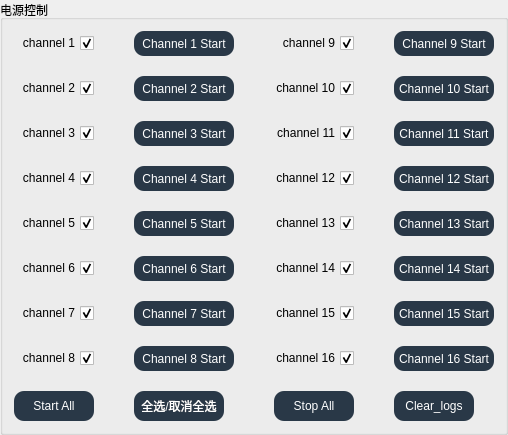
         <widget class="QGroupBox" name="groupBox_power_on_off">
          <property name="title">
           <string>电源控制</string>
          </property>
          <layout class="QHBoxLayout" name="horizontalLayout_6">
           <item>
            <layout class="QGridLayout" name="gridLayout_10">
             <property name="sizeConstraint">
              <enum>QLayout::SetDefaultConstraint</enum>
             </property>
             <property name="rightMargin">
              <number>0</number>
             </property>
             <property name="horizontalSpacing">
              <number>40</number>
             </property>
             <property name="verticalSpacing">
              <number>20</number>
             </property>
             <item row="2" column="2">
              <widget class="QCheckBox" name="checkBox_power_1_channel_11">
               <property name="minimumSize">
                <size>
                 <width>80</width>
                 <height>20</height>
                </size>
               </property>
               <property name="maximumSize">
                <size>
                 <width>80</width>
                 <height>20</height>
                </size>
               </property>
               <property name="layoutDirection">
                <enum>Qt::RightToLeft</enum>
               </property>
               <property name="text">
                <string>channel 11</string>
               </property>
               <property name="checked">
                <bool>true</bool>
               </property>
              </widget>
             </item>
             <item row="2" column="1">
              <widget class="QPushButton" name="pushButton_power_1_channel_3">
               <property name="minimumSize">
                <size>
                 <width>100</width>
                 <height>25</height>
                </size>
               </property>
               <property name="maximumSize">
                <size>
                 <width>100</width>
                 <height>25</height>
                </size>
               </property>
               <property name="styleSheet">
                <string notr="true">#pushButton_power_1_channel_3 {
 background-color: #293847;
color:rgb(255, 255, 255);
border-radius: 10px;
}

#pushButton_power_1_channel_3:pressed {
background-color: #C0C0C0;
color:rgb(255, 255, 255);
border-radius: 10px;
}</string>
               </property>
               <property name="text">
                <string>Channel 3 Start</string>
               </property>
               <property name="autoRepeatDelay">
                <number>300</number>
               </property>
              </widget>
             </item>
             <item row="0" column="2">
              <widget class="QCheckBox" name="checkBox_power_1_channel_9">
               <property name="minimumSize">
                <size>
                 <width>80</width>
                 <height>20</height>
                </size>
               </property>
               <property name="maximumSize">
                <size>
                 <width>80</width>
                 <height>20</height>
                </size>
               </property>
               <property name="layoutDirection">
                <enum>Qt::RightToLeft</enum>
               </property>
               <property name="text">
                <string>channel 9</string>
               </property>
               <property name="checked">
                <bool>true</bool>
               </property>
              </widget>
             </item>
             <item row="3" column="0">
              <widget class="QCheckBox" name="checkBox_power_1_channel_4">
               <property name="minimumSize">
                <size>
                 <width>80</width>
                 <height>20</height>
                </size>
               </property>
               <property name="maximumSize">
                <size>
                 <width>80</width>
                 <height>20</height>
                </size>
               </property>
               <property name="layoutDirection">
                <enum>Qt::RightToLeft</enum>
               </property>
               <property name="text">
                <string>channel 4</string>
               </property>
               <property name="checked">
                <bool>true</bool>
               </property>
              </widget>
             </item>
             <item row="4" column="2">
              <widget class="QCheckBox" name="checkBox_power_1_channel_13">
               <property name="minimumSize">
                <size>
                 <width>80</width>
                 <height>20</height>
                </size>
               </property>
               <property name="maximumSize">
                <size>
                 <width>80</width>
                 <height>20</height>
                </size>
               </property>
               <property name="layoutDirection">
                <enum>Qt::RightToLeft</enum>
               </property>
               <property name="text">
                <string>channel 13</string>
               </property>
               <property name="checked">
                <bool>true</bool>
               </property>
              </widget>
             </item>
             <item row="1" column="3">
              <widget class="QPushButton" name="pushButton_power_1_channel_10">
               <property name="minimumSize">
                <size>
                 <width>100</width>
                 <height>25</height>
                </size>
               </property>
               <property name="maximumSize">
                <size>
                 <width>100</width>
                 <height>25</height>
                </size>
               </property>
               <property name="styleSheet">
                <string notr="true">#pushButton_power_1_channel_10 {
 background-color: #293847;
color:rgb(255, 255, 255);
border-radius: 10px;
}

#pushButton_power_1_channel_10:pressed {
background-color: #C0C0C0;
color:rgb(255, 255, 255);
border-radius: 10px;
}</string>
               </property>
               <property name="text">
                <string>Channel 10 Start</string>
               </property>
              </widget>
             </item>
             <item row="6" column="3">
              <widget class="QPushButton" name="pushButton_power_1_channel_15">
               <property name="minimumSize">
                <size>
                 <width>100</width>
                 <height>25</height>
                </size>
               </property>
               <property name="maximumSize">
                <size>
                 <width>100</width>
                 <height>25</height>
                </size>
               </property>
               <property name="styleSheet">
                <string notr="true">#pushButton_power_1_channel_15 {
 background-color: #293847;
color:rgb(255, 255, 255);
border-radius: 10px;
}

#pushButton_power_1_channel_15:pressed {
background-color: #C0C0C0;
color:rgb(255, 255, 255);
border-radius: 10px;
}</string>
               </property>
               <property name="text">
                <string>Channel 15 Start</string>
               </property>
              </widget>
             </item>
             <item row="4" column="1">
              <widget class="QPushButton" name="pushButton_power_1_channel_5">
               <property name="minimumSize">
                <size>
                 <width>100</width>
                 <height>25</height>
                </size>
               </property>
               <property name="maximumSize">
                <size>
                 <width>100</width>
                 <height>25</height>
                </size>
               </property>
               <property name="styleSheet">
                <string notr="true">#pushButton_power_1_channel_5 {
 background-color: #293847;
color:rgb(255, 255, 255);
border-radius: 10px;
}

#pushButton_power_1_channel_5:pressed {
background-color: #C0C0C0;
color:rgb(255, 255, 255);
border-radius: 10px;
}</string>
               </property>
               <property name="text">
                <string>Channel 5 Start</string>
               </property>
               <property name="autoRepeatDelay">
                <number>300</number>
               </property>
              </widget>
             </item>
             <item row="6" column="1">
              <widget class="QPushButton" name="pushButton_power_1_channel_7">
               <property name="minimumSize">
                <size>
                 <width>100</width>
                 <height>25</height>
                </size>
               </property>
               <property name="maximumSize">
                <size>
                 <width>100</width>
                 <height>25</height>
                </size>
               </property>
               <property name="styleSheet">
                <string notr="true">#pushButton_power_1_channel_7 {
 background-color: #293847;
color:rgb(255, 255, 255);
border-radius: 10px;
}

#pushButton_power_1_channel_7:pressed {
background-color: #C0C0C0;
color:rgb(255, 255, 255);
border-radius: 10px;
}</string>
               </property>
               <property name="text">
                <string>Channel 7 Start</string>
               </property>
              </widget>
             </item>
             <item row="0" column="1">
              <widget class="QPushButton" name="pushButton_power_1_channel_1">
               <property name="minimumSize">
                <size>
                 <width>100</width>
                 <height>25</height>
                </size>
               </property>
               <property name="maximumSize">
                <size>
                 <width>100</width>
                 <height>25</height>
                </size>
               </property>
               <property name="styleSheet">
                <string notr="true">#pushButton_power_1_channel_1 {
 background-color: #293847;
color:rgb(255, 255, 255);
border-radius: 10px;
}

#pushButton_power_1_channel_1:pressed {
background-color: #C0C0C0;
color:rgb(255, 255, 255);
border-radius: 10px;
}</string>
               </property>
               <property name="text">
                <string>Channel 1 Start</string>
               </property>
               <property name="autoRepeatDelay">
                <number>300</number>
               </property>
              </widget>
             </item>
             <item row="4" column="3">
              <widget class="QPushButton" name="pushButton_power_1_channel_13">
               <property name="minimumSize">
                <size>
                 <width>100</width>
                 <height>25</height>
                </size>
               </property>
               <property name="maximumSize">
                <size>
                 <width>100</width>
                 <height>25</height>
                </size>
               </property>
               <property name="styleSheet">
                <string notr="true">#pushButton_power_1_channel_13 {
 background-color: #293847;
color:rgb(255, 255, 255);
border-radius: 10px;
}

#pushButton_power_1_channel_13:pressed {
background-color: #C0C0C0;
color:rgb(255, 255, 255);
border-radius: 10px;
}</string>
               </property>
               <property name="text">
                <string>Channel 13 Start</string>
               </property>
              </widget>
             </item>
             <item row="1" column="1">
              <widget class="QPushButton" name="pushButton_power_1_channel_2">
               <property name="minimumSize">
                <size>
                 <width>100</width>
                 <height>25</height>
                </size>
               </property>
               <property name="maximumSize">
                <size>
                 <width>100</width>
                 <height>25</height>
                </size>
               </property>
               <property name="styleSheet">
                <string notr="true">#pushButton_power_1_channel_2 {
 background-color: #293847;
color:rgb(255, 255, 255);
border-radius: 10px;
}

#pushButton_power_1_channel_2:pressed {
background-color: #C0C0C0;
color:rgb(255, 255, 255);
border-radius: 10px;
}</string>
               </property>
               <property name="text">
                <string>Channel 2 Start</string>
               </property>
               <property name="autoRepeatDelay">
                <number>300</number>
               </property>
              </widget>
             </item>
             <item row="5" column="2">
              <widget class="QCheckBox" name="checkBox_power_1_channel_14">
               <property name="minimumSize">
                <size>
                 <width>80</width>
                 <height>20</height>
                </size>
               </property>
               <property name="maximumSize">
                <size>
                 <width>80</width>
                 <height>20</height>
                </size>
               </property>
               <property name="layoutDirection">
                <enum>Qt::RightToLeft</enum>
               </property>
               <property name="text">
                <string>channel 14</string>
               </property>
               <property name="checked">
                <bool>true</bool>
               </property>
              </widget>
             </item>
             <item row="8" column="0">
              <widget class="QPushButton" name="pushButton_power_1_start_all">
               <property name="minimumSize">
                <size>
                 <width>80</width>
                 <height>30</height>
                </size>
               </property>
               <property name="maximumSize">
                <size>
                 <width>80</width>
                 <height>30</height>
                </size>
               </property>
               <property name="styleSheet">
                <string notr="true">#pushButton_power_1_start_all {
 background-color: #293847;
color:rgb(255, 255, 255);
border-radius: 10px;}

#pushButton_power_1_start_all:pressed {
background-color: #C0C0C0;
color:rgb(255, 255, 255);
border-radius: 10px;
}</string>
               </property>
               <property name="text">
                <string>Start All</string>
               </property>
              </widget>
             </item>
             <item row="0" column="0">
              <widget class="QCheckBox" name="checkBox_power_1_channel_1">
               <property name="minimumSize">
                <size>
                 <width>80</width>
                 <height>20</height>
                </size>
               </property>
               <property name="maximumSize">
                <size>
                 <width>80</width>
                 <height>20</height>
                </size>
               </property>
               <property name="layoutDirection">
                <enum>Qt::RightToLeft</enum>
               </property>
               <property name="text">
                <string>channel 1</string>
               </property>
               <property name="checked">
                <bool>true</bool>
               </property>
              </widget>
             </item>
             <item row="2" column="3">
              <widget class="QPushButton" name="pushButton_power_1_channel_11">
               <property name="minimumSize">
                <size>
                 <width>100</width>
                 <height>25</height>
                </size>
               </property>
               <property name="maximumSize">
                <size>
                 <width>120</width>
                 <height>25</height>
                </size>
               </property>
               <property name="styleSheet">
                <string notr="true">#pushButton_power_1_channel_11 {
 background-color: #293847;
color:rgb(255, 255, 255);
border-radius: 10px;
}

#pushButton_power_1_channel_11:pressed {
background-color: #C0C0C0;
color:rgb(255, 255, 255);
border-radius: 10px;
}</string>
               </property>
               <property name="text">
                <string>Channel 11 Start</string>
               </property>
              </widget>
             </item>
             <item row="0" column="3">
              <widget class="QPushButton" name="pushButton_power_1_channel_9">
               <property name="minimumSize">
                <size>
                 <width>100</width>
                 <height>25</height>
                </size>
               </property>
               <property name="maximumSize">
                <size>
                 <width>100</width>
                 <height>25</height>
                </size>
               </property>
               <property name="styleSheet">
                <string notr="true">#pushButton_power_1_channel_9 {
 background-color: #293847;
color:rgb(255, 255, 255);
border-radius: 10px;
}

#pushButton_power_1_channel_9:pressed {
background-color: #C0C0C0;
color:rgb(255, 255, 255);
border-radius: 10px;
}</string>
               </property>
               <property name="text">
                <string>Channel 9 Start</string>
               </property>
              </widget>
             </item>
             <item row="3" column="3">
              <widget class="QPushButton" name="pushButton_power_1_channel_12">
               <property name="minimumSize">
                <size>
                 <width>100</width>
                 <height>25</height>
                </size>
               </property>
               <property name="maximumSize">
                <size>
                 <width>100</width>
                 <height>25</height>
                </size>
               </property>
               <property name="styleSheet">
                <string notr="true">#pushButton_power_1_channel_12 {
 background-color: #293847;
color:rgb(255, 255, 255);
border-radius: 10px;
}

#pushButton_power_1_channel_12:pressed {
background-color: #C0C0C0;
color:rgb(255, 255, 255);
border-radius: 10px;
}</string>
               </property>
               <property name="text">
                <string>Channel 12 Start</string>
               </property>
              </widget>
             </item>
             <item row="6" column="0">
              <widget class="QCheckBox" name="checkBox_power_1_channel_7">
               <property name="minimumSize">
                <size>
                 <width>80</width>
                 <height>20</height>
                </size>
               </property>
               <property name="maximumSize">
                <size>
                 <width>80</width>
                 <height>20</height>
                </size>
               </property>
               <property name="layoutDirection">
                <enum>Qt::RightToLeft</enum>
               </property>
               <property name="text">
                <string>channel 7</string>
               </property>
               <property name="checked">
                <bool>true</bool>
               </property>
              </widget>
             </item>
             <item row="4" column="0">
              <widget class="QCheckBox" name="checkBox_power_1_channel_5">
               <property name="minimumSize">
                <size>
                 <width>80</width>
                 <height>20</height>
                </size>
               </property>
               <property name="maximumSize">
                <size>
                 <width>80</width>
                 <height>20</height>
                </size>
               </property>
               <property name="layoutDirection">
                <enum>Qt::RightToLeft</enum>
               </property>
               <property name="text">
                <string>channel 5</string>
               </property>
               <property name="checked">
                <bool>true</bool>
               </property>
              </widget>
             </item>
             <item row="7" column="0">
              <widget class="QCheckBox" name="checkBox_power_1_channel_8">
               <property name="minimumSize">
                <size>
                 <width>80</width>
                 <height>20</height>
                </size>
               </property>
               <property name="maximumSize">
                <size>
                 <width>80</width>
                 <height>20</height>
                </size>
               </property>
               <property name="layoutDirection">
                <enum>Qt::RightToLeft</enum>
               </property>
               <property name="text">
                <string>channel 8</string>
               </property>
               <property name="checked">
                <bool>true</bool>
               </property>
              </widget>
             </item>
             <item row="5" column="3">
              <widget class="QPushButton" name="pushButton_power_1_channel_14">
               <property name="minimumSize">
                <size>
                 <width>100</width>
                 <height>25</height>
                </size>
               </property>
               <property name="maximumSize">
                <size>
                 <width>100</width>
                 <height>25</height>
                </size>
               </property>
               <property name="styleSheet">
                <string notr="true">#pushButton_power_1_channel_14 {
 background-color: #293847;
color:rgb(255, 255, 255);
border-radius: 10px;
}

#pushButton_power_1_channel_14:pressed {
background-color: #C0C0C0;
color:rgb(255, 255, 255);
border-radius: 10px;
}</string>
               </property>
               <property name="text">
                <string>Channel 14 Start</string>
               </property>
              </widget>
             </item>
             <item row="7" column="3">
              <widget class="QPushButton" name="pushButton_power_1_channel_16">
               <property name="minimumSize">
                <size>
                 <width>100</width>
                 <height>25</height>
                </size>
               </property>
               <property name="maximumSize">
                <size>
                 <width>100</width>
                 <height>25</height>
                </size>
               </property>
               <property name="styleSheet">
                <string notr="true">#pushButton_power_1_channel_16 {
 background-color: #293847;
color:rgb(255, 255, 255);
border-radius: 10px;
}

#pushButton_power_1_channel_16:pressed {
background-color: #C0C0C0;
color:rgb(255, 255, 255);
border-radius: 10px;
}</string>
               </property>
               <property name="text">
                <string>Channel 16 Start</string>
               </property>
              </widget>
             </item>
             <item row="1" column="2">
              <widget class="QCheckBox" name="checkBox_power_1_channel_10">
               <property name="minimumSize">
                <size>
                 <width>80</width>
                 <height>20</height>
                </size>
               </property>
               <property name="maximumSize">
                <size>
                 <width>80</width>
                 <height>20</height>
                </size>
               </property>
               <property name="layoutDirection">
                <enum>Qt::RightToLeft</enum>
               </property>
               <property name="text">
                <string>channel 10</string>
               </property>
               <property name="checked">
                <bool>true</bool>
               </property>
              </widget>
             </item>
             <item row="1" column="0">
              <widget class="QCheckBox" name="checkBox_power_1_channel_2">
               <property name="minimumSize">
                <size>
                 <width>80</width>
                 <height>20</height>
                </size>
               </property>
               <property name="maximumSize">
                <size>
                 <width>80</width>
                 <height>20</height>
                </size>
               </property>
               <property name="layoutDirection">
                <enum>Qt::RightToLeft</enum>
               </property>
               <property name="text">
                <string>channel 2</string>
               </property>
               <property name="checked">
                <bool>true</bool>
               </property>
              </widget>
             </item>
             <item row="7" column="2">
              <widget class="QCheckBox" name="checkBox_power_1_channel_16">
               <property name="minimumSize">
                <size>
                 <width>80</width>
                 <height>20</height>
                </size>
               </property>
               <property name="maximumSize">
                <size>
                 <width>80</width>
                 <height>20</height>
                </size>
               </property>
               <property name="layoutDirection">
                <enum>Qt::RightToLeft</enum>
               </property>
               <property name="text">
                <string>channel 16</string>
               </property>
               <property name="checked">
                <bool>true</bool>
               </property>
              </widget>
             </item>
             <item row="6" column="2">
              <widget class="QCheckBox" name="checkBox_power_1_channel_15">
               <property name="minimumSize">
                <size>
                 <width>80</width>
                 <height>20</height>
                </size>
               </property>
               <property name="maximumSize">
                <size>
                 <width>80</width>
                 <height>20</height>
                </size>
               </property>
               <property name="layoutDirection">
                <enum>Qt::RightToLeft</enum>
               </property>
               <property name="text">
                <string>channel 15</string>
               </property>
               <property name="checked">
                <bool>true</bool>
               </property>
              </widget>
             </item>
             <item row="7" column="1">
              <widget class="QPushButton" name="pushButton_power_1_channel_8">
               <property name="minimumSize">
                <size>
                 <width>100</width>
                 <height>25</height>
                </size>
               </property>
               <property name="maximumSize">
                <size>
                 <width>100</width>
                 <height>25</height>
                </size>
               </property>
               <property name="styleSheet">
                <string notr="true">#pushButton_power_1_channel_8 {
 background-color: #293847;
color:rgb(255, 255, 255);
border-radius: 10px;
}

#pushButton_power_1_channel_8:pressed {
background-color: #C0C0C0;
color:rgb(255, 255, 255);
border-radius: 10px;
}</string>
               </property>
               <property name="text">
                <string>Channel 8 Start</string>
               </property>
              </widget>
             </item>
             <item row="5" column="0">
              <widget class="QCheckBox" name="checkBox_power_1_channel_6">
               <property name="minimumSize">
                <size>
                 <width>80</width>
                 <height>20</height>
                </size>
               </property>
               <property name="maximumSize">
                <size>
                 <width>80</width>
                 <height>20</height>
                </size>
               </property>
               <property name="layoutDirection">
                <enum>Qt::RightToLeft</enum>
               </property>
               <property name="text">
                <string>channel 6</string>
               </property>
               <property name="checked">
                <bool>true</bool>
               </property>
              </widget>
             </item>
             <item row="2" column="0">
              <widget class="QCheckBox" name="checkBox_power_1_channel_3">
               <property name="minimumSize">
                <size>
                 <width>80</width>
                 <height>20</height>
                </size>
               </property>
               <property name="maximumSize">
                <size>
                 <width>80</width>
                 <height>20</height>
                </size>
               </property>
               <property name="layoutDirection">
                <enum>Qt::RightToLeft</enum>
               </property>
               <property name="text">
                <string>channel 3</string>
               </property>
               <property name="checked">
                <bool>true</bool>
               </property>
              </widget>
             </item>
             <item row="5" column="1">
              <widget class="QPushButton" name="pushButton_power_1_channel_6">
               <property name="minimumSize">
                <size>
                 <width>100</width>
                 <height>25</height>
                </size>
               </property>
               <property name="maximumSize">
                <size>
                 <width>100</width>
                 <height>25</height>
                </size>
               </property>
               <property name="styleSheet">
                <string notr="true">#pushButton_power_1_channel_6 {
 background-color: #293847;
color:rgb(255, 255, 255);
border-radius: 10px;
}

#pushButton_power_1_channel_6:pressed {
background-color: #C0C0C0;
color:rgb(255, 255, 255);
border-radius: 10px;
}</string>
               </property>
               <property name="text">
                <string>Channel 6 Start</string>
               </property>
               <property name="autoRepeatDelay">
                <number>300</number>
               </property>
              </widget>
             </item>
             <item row="3" column="1">
              <widget class="QPushButton" name="pushButton_power_1_channel_4">
               <property name="minimumSize">
                <size>
                 <width>100</width>
                 <height>25</height>
                </size>
               </property>
               <property name="maximumSize">
                <size>
                 <width>100</width>
                 <height>25</height>
                </size>
               </property>
               <property name="styleSheet">
                <string notr="true">#pushButton_power_1_channel_4 {
 background-color: #293847;
color:rgb(255, 255, 255);
border-radius: 10px;
}

#pushButton_power_1_channel_4:pressed {
background-color: #C0C0C0;
color:rgb(255, 255, 255);
border-radius: 10px;
}</string>
               </property>
               <property name="text">
                <string>Channel 4 Start</string>
               </property>
               <property name="autoRepeatDelay">
                <number>300</number>
               </property>
              </widget>
             </item>
             <item row="3" column="2">
              <widget class="QCheckBox" name="checkBox_power_1_channel_12">
               <property name="minimumSize">
                <size>
                 <width>80</width>
                 <height>20</height>
                </size>
               </property>
               <property name="maximumSize">
                <size>
                 <width>80</width>
                 <height>20</height>
                </size>
               </property>
               <property name="layoutDirection">
                <enum>Qt::RightToLeft</enum>
               </property>
               <property name="text">
                <string>channel 12</string>
               </property>
               <property name="checked">
                <bool>true</bool>
               </property>
              </widget>
             </item>
             <item row="8" column="3">
              <widget class="QPushButton" name="pushButton_clear_logs">
               <property name="minimumSize">
                <size>
                 <width>80</width>
                 <height>30</height>
                </size>
               </property>
               <property name="maximumSize">
                <size>
                 <width>80</width>
                 <height>30</height>
                </size>
               </property>
               <property name="styleSheet">
                <string notr="true">#pushButton_clear_logs {
 background-color: #293847;
color:rgb(255, 255, 255);
border-radius: 10px;
}

#pushButton_clear_logs:pressed {
background-color: #C0C0C0;
color:rgb(255, 255, 255);
border-radius: 10px;
}</string>
               </property>
               <property name="text">
                <string>Clear_logs</string>
               </property>
              </widget>
             </item>
             <item row="8" column="1">
              <widget class="QPushButton" name="pushButton_selec_and_cancel_all">
               <property name="minimumSize">
                <size>
                 <width>90</width>
                 <height>30</height>
                </size>
               </property>
               <property name="maximumSize">
                <size>
                 <width>80</width>
                 <height>30</height>
                </size>
               </property>
               <property name="styleSheet">
                <string notr="true">#pushButton_selec_and_cancel_all {
 background-color: #293847;
color:rgb(255, 255, 255);
border-radius: 10px;}

#pushButton_selec_and_cancel_all:pressed {
background-color: #C0C0C0;
color:rgb(255, 255, 255);
border-radius: 10px;
}</string>
               </property>
               <property name="text">
                <string>全选/取消全选</string>
               </property>
              </widget>
             </item>
             <item row="8" column="2">
              <widget class="QPushButton" name="pushButton_power_1_sstop_all">
               <property name="minimumSize">
                <size>
                 <width>80</width>
                 <height>30</height>
                </size>
               </property>
               <property name="maximumSize">
                <size>
                 <width>80</width>
                 <height>30</height>
                </size>
               </property>
               <property name="styleSheet">
                <string notr="true">#pushButton_power_1_sstop_all {
 background-color: #293847;
color:rgb(255, 255, 255);
border-radius: 10px;}

#pushButton_power_1_sstop_all:pressed {
background-color: #C0C0C0;
color:rgb(255, 255, 255);
border-radius: 10px;
}</string>
               </property>
               <property name="text">
                <string>Stop All</string>
               </property>
              </widget>
             </item>
            </layout>
           </item>
          </layout>
         </widget>
